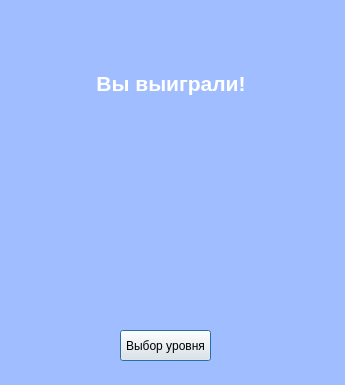
<?xml version="1.0" encoding="UTF-8"?>
<ui version="4.0">
 <class>youWinWindow</class>
 <widget class="QDialog" name="youWinWindow">
  <property name="geometry">
   <rect>
    <x>0</x>
    <y>0</y>
    <width>345</width>
    <height>385</height>
   </rect>
  </property>
  <property name="palette">
   <palette>
    <active>
     <colorrole role="Base">
      <brush brushstyle="SolidPattern">
       <color alpha="255">
        <red>255</red>
        <green>255</green>
        <blue>255</blue>
       </color>
      </brush>
     </colorrole>
     <colorrole role="Window">
      <brush brushstyle="SolidPattern">
       <color alpha="255">
        <red>160</red>
        <green>190</green>
        <blue>255</blue>
       </color>
      </brush>
     </colorrole>
    </active>
    <inactive>
     <colorrole role="Base">
      <brush brushstyle="SolidPattern">
       <color alpha="255">
        <red>255</red>
        <green>255</green>
        <blue>255</blue>
       </color>
      </brush>
     </colorrole>
     <colorrole role="Window">
      <brush brushstyle="SolidPattern">
       <color alpha="255">
        <red>160</red>
        <green>190</green>
        <blue>255</blue>
       </color>
      </brush>
     </colorrole>
    </inactive>
    <disabled>
     <colorrole role="Base">
      <brush brushstyle="SolidPattern">
       <color alpha="255">
        <red>160</red>
        <green>190</green>
        <blue>255</blue>
       </color>
      </brush>
     </colorrole>
     <colorrole role="Window">
      <brush brushstyle="SolidPattern">
       <color alpha="255">
        <red>160</red>
        <green>190</green>
        <blue>255</blue>
       </color>
      </brush>
     </colorrole>
    </disabled>
   </palette>
  </property>
  <property name="windowTitle">
   <string>Win!</string>
  </property>
  <property name="windowIcon">
   <iconset resource="recources.qrc">
    <normaloff>:/images/images/cookie1.png</normaloff>:/images/images/cookie1.png</iconset>
  </property>
  <widget class="QPushButton" name="toChooseButton">
   <property name="geometry">
    <rect>
     <x>120</x>
     <y>330</y>
     <width>91</width>
     <height>31</height>
    </rect>
   </property>
   <property name="text">
    <string>Выбор уровня</string>
   </property>
  </widget>
  <widget class="QWidget" name="layoutWidget">
   <property name="geometry">
    <rect>
     <x>10</x>
     <y>120</y>
     <width>331</width>
     <height>82</height>
    </rect>
   </property>
   <layout class="QHBoxLayout" name="horizontalLayout">
    <item>
     <spacer name="horizontalSpacer_2">
      <property name="orientation">
       <enum>Qt::Horizontal</enum>
      </property>
      <property name="sizeHint" stdset="0">
       <size>
        <width>40</width>
        <height>20</height>
       </size>
      </property>
     </spacer>
    </item>
    <item>
     <widget class="QLabel" name="star1">
      <property name="text">
       <string/>
      </property>
      <property name="pixmap">
       <pixmap resource="recources.qrc">:/images/images/star80.png</pixmap>
      </property>
     </widget>
    </item>
    <item>
     <spacer name="horizontalSpacer_3">
      <property name="orientation">
       <enum>Qt::Horizontal</enum>
      </property>
      <property name="sizeHint" stdset="0">
       <size>
        <width>40</width>
        <height>20</height>
       </size>
      </property>
     </spacer>
    </item>
    <item>
     <widget class="QLabel" name="star2">
      <property name="text">
       <string/>
      </property>
      <property name="pixmap">
       <pixmap resource="recources.qrc">:/images/images/star80.png</pixmap>
      </property>
     </widget>
    </item>
    <item>
     <spacer name="horizontalSpacer_4">
      <property name="orientation">
       <enum>Qt::Horizontal</enum>
      </property>
      <property name="sizeHint" stdset="0">
       <size>
        <width>40</width>
        <height>20</height>
       </size>
      </property>
     </spacer>
    </item>
    <item>
     <widget class="QLabel" name="star3">
      <property name="text">
       <string/>
      </property>
      <property name="pixmap">
       <pixmap resource="recources.qrc">:/images/images/star80.png</pixmap>
      </property>
     </widget>
    </item>
    <item>
     <spacer name="horizontalSpacer">
      <property name="orientation">
       <enum>Qt::Horizontal</enum>
      </property>
      <property name="sizeHint" stdset="0">
       <size>
        <width>40</width>
        <height>20</height>
       </size>
      </property>
     </spacer>
    </item>
   </layout>
  </widget>
  <widget class="QWidget" name="layoutWidget">
   <property name="geometry">
    <rect>
     <x>0</x>
     <y>70</y>
     <width>341</width>
     <height>27</height>
    </rect>
   </property>
   <layout class="QHBoxLayout" name="horizontalLayout_2">
    <item>
     <spacer name="horizontalSpacer_5">
      <property name="orientation">
       <enum>Qt::Horizontal</enum>
      </property>
      <property name="sizeHint" stdset="0">
       <size>
        <width>40</width>
        <height>20</height>
       </size>
      </property>
     </spacer>
    </item>
    <item>
     <widget class="QLabel" name="text">
      <property name="text">
       <string>&lt;html&gt;&lt;head/&gt;&lt;body&gt;&lt;p align=&quot;center&quot;&gt;&lt;span style=&quot; font-size:16pt; font-weight:600; color:#ffffff;&quot;&gt;Вы выиграли!&lt;/span&gt;&lt;/p&gt;&lt;/body&gt;&lt;/html&gt;</string>
      </property>
     </widget>
    </item>
    <item>
     <spacer name="horizontalSpacer_6">
      <property name="orientation">
       <enum>Qt::Horizontal</enum>
      </property>
      <property name="sizeHint" stdset="0">
       <size>
        <width>40</width>
        <height>20</height>
       </size>
      </property>
     </spacer>
    </item>
   </layout>
  </widget>
 </widget>
 <resources>
  <include location="recources.qrc"/>
 </resources>
 <connections/>
</ui>
